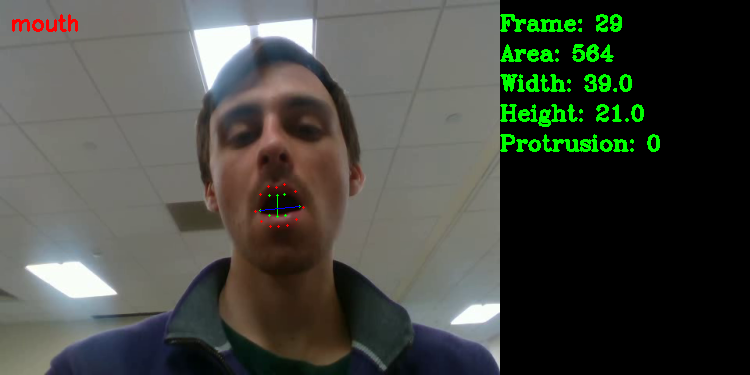
#> input picture assets/frame_29.png, 750 x 375 px, given in place of the camera
$ python lines.py
#> lines starting #> are read from the running program, lines starting #| are printed output that depends on the picture; after the words box and inside, x2 and y2 are one past the last pixel; in counts of white or black regions, pixels touching at a corner belong together
import cv2
import numpy as np
import matplotlib.pyplot as mp
import tkinter

cap = cv2.VideoCapture(0)
#cap = cv2.VideoCapture('hotgif.gif')
#cap = cv2.VideoCapture('green.mp4')
green_over_time = []
#frames_over_time = []
time = []

frames = 0
fps = cap.get(cv2.CAP_PROP_FPS)
print(fps)

fourcc = cv2.VideoWriter_fourcc(*'XVID')
out = cv2.VideoWriter('output.avi', cv2.CAP_ANY, fourcc, 30.0, (640, 480))


while(cap.isOpened()):
    ret, frame = cap.read()
#> frame is the input picture: shape (375, 750, 3); mean B, G, R 65.2, 72.9, 69.8
    #convert frame of video cap to HSV spectrum
    test = cv2.cvtColor(frame, cv2.COLOR_BGR2HSV)
#> test: shape (375, 750, 3); mean H, S, V 31.5, 37, 77.8
    #range of green pixels (play with)
    mask = cv2.inRange(test, (40, 0, 240), (120, 100, 255))
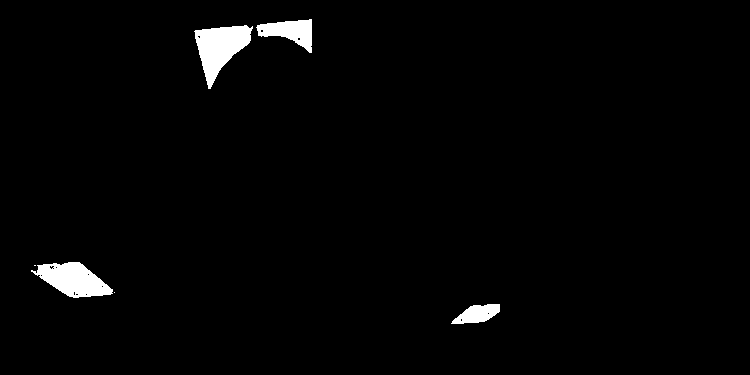
#> mask: shape (375, 750); 1.9% white; 6 white regions (2 under 20 px), largest, box (x1, y1, x2, y2) and area: (194, 25, 253, 89) 1941, (31, 262, 113, 298) 1751, (256, 19, 312, 53) 1013, (451, 304, 500, 324) 622
    croped = cv2.bitwise_and(frame, frame, mask=mask)
    gray = cv2.cvtColor(croped, cv2.COLOR_BGR2GRAY)
    cv2.imshow("test", test)
    cv2.imshow("croped", croped)
    edges = cv2.Canny(gray, 50, 150, apertureSize=3)
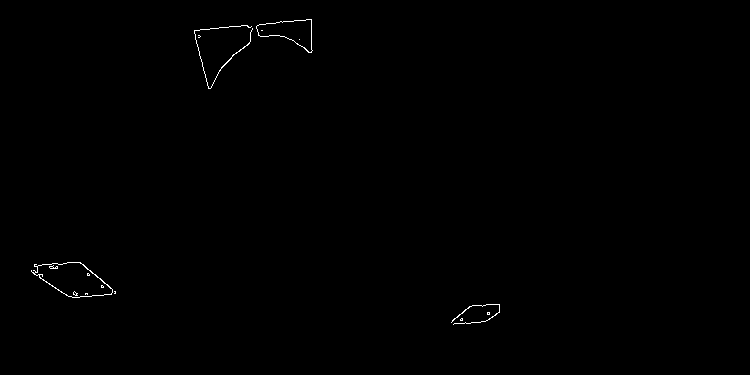
#> edges: shape (375, 750); 0.28% white in thin lines or dots, all inside (x1, y1, x2, y2) = (31, 19, 500, 325)
    kernel = np.ones((4,4), np.uint8)
    dilation = cv2.dilate(edges, kernel, iterations=1)
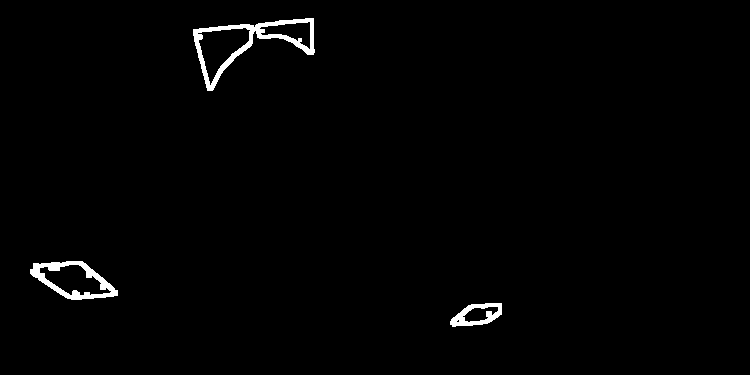
#> dilation: shape (375, 750); 1.2% white; 3 white regions, box (x1, y1, x2, y2) and area: (193, 18, 315, 91) 1687, (30, 261, 118, 300) 1120, (450, 303, 502, 327) 586
    minLineLength = 11
    maxLineGap = 10
    lines = cv2.HoughLinesP(dilation, 1, np.pi / 180, 50, minLineLength, maxLineGap)
#> lines = 43 rows, first 6: [255, 26, 313, 21], [193, 30, 253, 25], [238, 55, 252, 40], [224, 69, 246, 43], [199, 28, 229, 26], [214, 77, 239, 48]
    if lines is not None:
        for line in lines:
            for x1, y1, x2, y2 in line:
                cv2.line(frame, (x1, y1), (x2, y2), (0, 0, 255), 2)
#> this loop made 43 passes
#> line on passes 1 to 12: [[255, 26, 313, 21]], [[193, 30, 253, 25]], [[238, 55, 252, 40]], [[224, 69, 246, 43]], [[199, 28, 229, 26]], [[214, 77, 239, 48]], [[288, 21, 313, 18]], [[459, 321, 487, 323]], [[243, 48, 252, 38]], [[207, 89, 243, 45]], [[451, 319, 464, 320]], [[228, 25, 238, 25]]
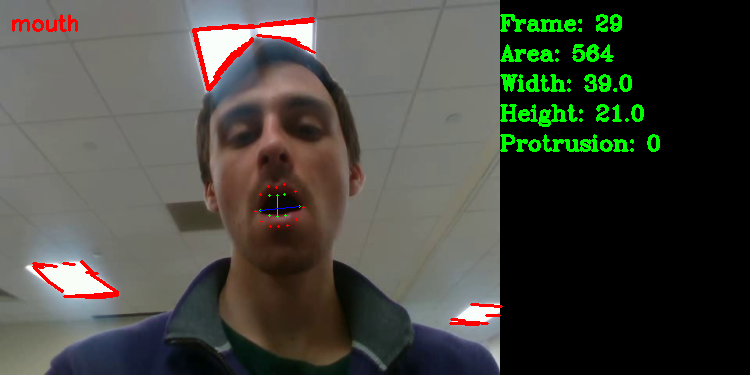
#> frame: shape (375, 750, 3); 0.91% of pixels changed, all inside (x1, y1, x2, y2) = (32, 17, 503, 326)
    # Display the result.
    cv2.imwrite('h_frame.png', frame)
    cv2.imshow('frame', frame)
    out.write(frame)
    if cv2.waitKey(1) & 0xFF == ord('q'):
#> (key q is pressed here)
        break

cap.release()
out.release()
cv2.destroyAllWindows()
